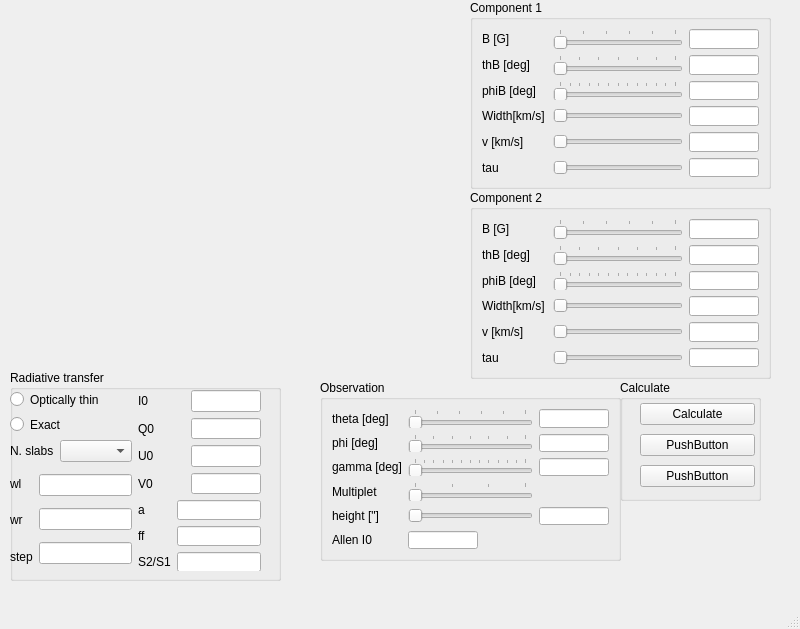
<?xml version="1.0" encoding="UTF-8"?>
<ui version="4.0">
 <class>MainWindow</class>
 <widget class="QMainWindow" name="MainWindow">
  <property name="geometry">
   <rect>
    <x>0</x>
    <y>0</y>
    <width>800</width>
    <height>629</height>
   </rect>
  </property>
  <property name="windowTitle">
   <string>MainWindow</string>
  </property>
  <widget class="QWidget" name="centralwidget">
   <widget class="QGroupBox" name="groupBox">
    <property name="geometry">
     <rect>
      <x>10</x>
      <y>370</y>
      <width>271</width>
      <height>211</height>
     </rect>
    </property>
    <property name="title">
     <string>Radiative transfer</string>
    </property>
    <widget class="QWidget" name="">
     <property name="geometry">
      <rect>
       <x>0</x>
       <y>20</y>
       <width>251</width>
       <height>181</height>
      </rect>
     </property>
     <layout class="QGridLayout" name="gridLayout_5">
      <item row="0" column="0">
       <layout class="QGridLayout" name="gridLayout">
        <item row="1" column="0">
         <widget class="QLabel" name="label_13">
          <property name="text">
           <string>N. slabs</string>
          </property>
         </widget>
        </item>
        <item row="1" column="1">
         <widget class="QComboBox" name="nSlabs">
          <property name="maxVisibleItems">
           <number>4</number>
          </property>
          <property name="maxCount">
           <number>4</number>
          </property>
         </widget>
        </item>
        <item row="0" column="0" colspan="2">
         <layout class="QVBoxLayout" name="verticalLayout">
          <item>
           <widget class="QRadioButton" name="opticallyThinRT">
            <property name="text">
             <string>Optically thin</string>
            </property>
           </widget>
          </item>
          <item>
           <widget class="QRadioButton" name="exactRT">
            <property name="text">
             <string>Exact</string>
            </property>
           </widget>
          </item>
         </layout>
        </item>
       </layout>
      </item>
      <item row="0" column="1" rowspan="2">
       <layout class="QHBoxLayout" name="horizontalLayout_2">
        <item>
         <layout class="QVBoxLayout" name="verticalLayout_3">
          <item>
           <widget class="QLabel" name="label_19">
            <property name="text">
             <string>I0</string>
            </property>
           </widget>
          </item>
          <item>
           <widget class="QLabel" name="label_20">
            <property name="text">
             <string>Q0</string>
            </property>
           </widget>
          </item>
          <item>
           <widget class="QLabel" name="label_21">
            <property name="text">
             <string>U0</string>
            </property>
           </widget>
          </item>
          <item>
           <widget class="QLabel" name="label_22">
            <property name="text">
             <string>V0</string>
            </property>
           </widget>
          </item>
         </layout>
        </item>
        <item>
         <layout class="QVBoxLayout" name="verticalLayout_4">
          <item>
           <widget class="QLineEdit" name="lineEdit_5">
            <property name="sizePolicy">
             <sizepolicy hsizetype="Expanding" vsizetype="Fixed">
              <horstretch>0</horstretch>
              <verstretch>0</verstretch>
             </sizepolicy>
            </property>
            <property name="maximumSize">
             <size>
              <width>70</width>
              <height>16777215</height>
             </size>
            </property>
           </widget>
          </item>
          <item>
           <widget class="QLineEdit" name="lineEdit_6">
            <property name="maximumSize">
             <size>
              <width>70</width>
              <height>16777215</height>
             </size>
            </property>
           </widget>
          </item>
          <item>
           <widget class="QLineEdit" name="lineEdit_7">
            <property name="maximumSize">
             <size>
              <width>70</width>
              <height>16777215</height>
             </size>
            </property>
           </widget>
          </item>
          <item>
           <widget class="QLineEdit" name="lineEdit_8">
            <property name="maximumSize">
             <size>
              <width>70</width>
              <height>16777215</height>
             </size>
            </property>
           </widget>
          </item>
         </layout>
        </item>
       </layout>
      </item>
      <item row="1" column="0" rowspan="2">
       <layout class="QHBoxLayout" name="horizontalLayout">
        <item>
         <layout class="QVBoxLayout" name="verticalLayout_6">
          <item>
           <widget class="QLabel" name="label_23">
            <property name="text">
             <string>wl</string>
            </property>
           </widget>
          </item>
          <item>
           <widget class="QLabel" name="label_24">
            <property name="text">
             <string>wr</string>
            </property>
           </widget>
          </item>
          <item>
           <widget class="QLabel" name="label_25">
            <property name="text">
             <string>step</string>
            </property>
           </widget>
          </item>
         </layout>
        </item>
        <item>
         <layout class="QVBoxLayout" name="verticalLayout_5">
          <item>
           <widget class="QLineEdit" name="wlEdit"/>
          </item>
          <item>
           <widget class="QLineEdit" name="wrEdit"/>
          </item>
          <item>
           <widget class="QLineEdit" name="stepEdit"/>
          </item>
         </layout>
        </item>
       </layout>
      </item>
      <item row="2" column="1">
       <layout class="QHBoxLayout" name="horizontalLayout_3">
        <item>
         <layout class="QVBoxLayout" name="verticalLayout_7">
          <item>
           <widget class="QLabel" name="label_26">
            <property name="text">
             <string>a</string>
            </property>
           </widget>
          </item>
          <item>
           <widget class="QLabel" name="label_27">
            <property name="text">
             <string>ff</string>
            </property>
           </widget>
          </item>
          <item>
           <widget class="QLabel" name="label_28">
            <property name="text">
             <string>S2/S1</string>
            </property>
           </widget>
          </item>
         </layout>
        </item>
        <item>
         <layout class="QVBoxLayout" name="verticalLayout_8">
          <item>
           <widget class="QLineEdit" name="aEdit"/>
          </item>
          <item>
           <widget class="QLineEdit" name="ffEdit"/>
          </item>
          <item>
           <widget class="QLineEdit" name="ratioEdit"/>
          </item>
         </layout>
        </item>
       </layout>
      </item>
     </layout>
    </widget>
   </widget>
   <widget class="QGroupBox" name="groupBox_2">
    <property name="geometry">
     <rect>
      <x>470</x>
      <y>0</y>
      <width>301</width>
      <height>189</height>
     </rect>
    </property>
    <property name="title">
     <string>Component 1</string>
    </property>
    <layout class="QGridLayout" name="gridLayout_2">
     <item row="5" column="1" colspan="2">
      <widget class="QSlider" name="tau1">
       <property name="orientation">
        <enum>Qt::Horizontal</enum>
       </property>
      </widget>
     </item>
     <item row="5" column="0">
      <widget class="QLabel" name="label_9">
       <property name="text">
        <string>tau</string>
       </property>
      </widget>
     </item>
     <item row="4" column="1" colspan="2">
      <widget class="QSlider" name="v1">
       <property name="orientation">
        <enum>Qt::Horizontal</enum>
       </property>
      </widget>
     </item>
     <item row="2" column="0">
      <widget class="QLabel" name="label_3">
       <property name="text">
        <string>phiB [deg]</string>
       </property>
      </widget>
     </item>
     <item row="4" column="0">
      <widget class="QLabel" name="label_8">
       <property name="text">
        <string>v [km/s]</string>
       </property>
      </widget>
     </item>
     <item row="3" column="0">
      <widget class="QLabel" name="label_7">
       <property name="text">
        <string>Width[km/s]</string>
       </property>
      </widget>
     </item>
     <item row="1" column="1" colspan="2">
      <widget class="QSlider" name="thB1">
       <property name="maximum">
        <number>180</number>
       </property>
       <property name="orientation">
        <enum>Qt::Horizontal</enum>
       </property>
       <property name="tickPosition">
        <enum>QSlider::TicksAbove</enum>
       </property>
       <property name="tickInterval">
        <number>30</number>
       </property>
      </widget>
     </item>
     <item row="2" column="1" colspan="2">
      <widget class="QSlider" name="chiB1">
       <property name="maximum">
        <number>360</number>
       </property>
       <property name="orientation">
        <enum>Qt::Horizontal</enum>
       </property>
       <property name="tickPosition">
        <enum>QSlider::TicksAbove</enum>
       </property>
       <property name="tickInterval">
        <number>30</number>
       </property>
      </widget>
     </item>
     <item row="1" column="0">
      <widget class="QLabel" name="label_2">
       <property name="text">
        <string>thB [deg]</string>
       </property>
      </widget>
     </item>
     <item row="0" column="1" colspan="2">
      <widget class="QSlider" name="B1">
       <property name="maximum">
        <number>500</number>
       </property>
       <property name="orientation">
        <enum>Qt::Horizontal</enum>
       </property>
       <property name="tickPosition">
        <enum>QSlider::TicksAbove</enum>
       </property>
       <property name="tickInterval">
        <number>100</number>
       </property>
      </widget>
     </item>
     <item row="3" column="1" colspan="2">
      <widget class="QSlider" name="width1">
       <property name="orientation">
        <enum>Qt::Horizontal</enum>
       </property>
      </widget>
     </item>
     <item row="0" column="0">
      <widget class="QLabel" name="label">
       <property name="text">
        <string>B [G]</string>
       </property>
      </widget>
     </item>
     <item row="0" column="3">
      <widget class="QLineEdit" name="B1Edit">
       <property name="sizePolicy">
        <sizepolicy hsizetype="Fixed" vsizetype="Fixed">
         <horstretch>0</horstretch>
         <verstretch>0</verstretch>
        </sizepolicy>
       </property>
       <property name="maximumSize">
        <size>
         <width>70</width>
         <height>16777215</height>
        </size>
       </property>
       <property name="maxLength">
        <number>7</number>
       </property>
      </widget>
     </item>
     <item row="2" column="3">
      <widget class="QLineEdit" name="phiB1Edit">
       <property name="sizePolicy">
        <sizepolicy hsizetype="Fixed" vsizetype="Fixed">
         <horstretch>0</horstretch>
         <verstretch>0</verstretch>
        </sizepolicy>
       </property>
       <property name="maximumSize">
        <size>
         <width>70</width>
         <height>16777215</height>
        </size>
       </property>
       <property name="maxLength">
        <number>7</number>
       </property>
      </widget>
     </item>
     <item row="3" column="3">
      <widget class="QLineEdit" name="width1Edit">
       <property name="sizePolicy">
        <sizepolicy hsizetype="Fixed" vsizetype="Fixed">
         <horstretch>0</horstretch>
         <verstretch>0</verstretch>
        </sizepolicy>
       </property>
       <property name="maximumSize">
        <size>
         <width>70</width>
         <height>16777215</height>
        </size>
       </property>
       <property name="maxLength">
        <number>7</number>
       </property>
      </widget>
     </item>
     <item row="5" column="3">
      <widget class="QLineEdit" name="tau1Edit">
       <property name="sizePolicy">
        <sizepolicy hsizetype="Fixed" vsizetype="Fixed">
         <horstretch>0</horstretch>
         <verstretch>0</verstretch>
        </sizepolicy>
       </property>
       <property name="maximumSize">
        <size>
         <width>70</width>
         <height>16777215</height>
        </size>
       </property>
       <property name="maxLength">
        <number>7</number>
       </property>
      </widget>
     </item>
     <item row="4" column="3">
      <widget class="QLineEdit" name="v1Edit">
       <property name="sizePolicy">
        <sizepolicy hsizetype="Fixed" vsizetype="Fixed">
         <horstretch>0</horstretch>
         <verstretch>0</verstretch>
        </sizepolicy>
       </property>
       <property name="maximumSize">
        <size>
         <width>70</width>
         <height>16777215</height>
        </size>
       </property>
       <property name="maxLength">
        <number>7</number>
       </property>
      </widget>
     </item>
     <item row="1" column="3">
      <widget class="QLineEdit" name="thB1Edit">
       <property name="sizePolicy">
        <sizepolicy hsizetype="Fixed" vsizetype="Fixed">
         <horstretch>0</horstretch>
         <verstretch>0</verstretch>
        </sizepolicy>
       </property>
       <property name="maximumSize">
        <size>
         <width>70</width>
         <height>16777215</height>
        </size>
       </property>
       <property name="maxLength">
        <number>7</number>
       </property>
      </widget>
     </item>
    </layout>
   </widget>
   <widget class="QWidget" name="widget" native="true">
    <property name="geometry">
     <rect>
      <x>0</x>
      <y>0</y>
      <width>461</width>
      <height>361</height>
     </rect>
    </property>
   </widget>
   <widget class="QGroupBox" name="groupBox_3">
    <property name="geometry">
     <rect>
      <x>470</x>
      <y>190</y>
      <width>301</width>
      <height>189</height>
     </rect>
    </property>
    <property name="title">
     <string>Component 2</string>
    </property>
    <layout class="QGridLayout" name="gridLayout_3">
     <item row="5" column="1" colspan="2">
      <widget class="QSlider" name="tau2">
       <property name="orientation">
        <enum>Qt::Horizontal</enum>
       </property>
      </widget>
     </item>
     <item row="5" column="0">
      <widget class="QLabel" name="label_10">
       <property name="text">
        <string>tau</string>
       </property>
      </widget>
     </item>
     <item row="4" column="1" colspan="2">
      <widget class="QSlider" name="v2">
       <property name="orientation">
        <enum>Qt::Horizontal</enum>
       </property>
      </widget>
     </item>
     <item row="2" column="0">
      <widget class="QLabel" name="label_4">
       <property name="text">
        <string>phiB [deg]</string>
       </property>
      </widget>
     </item>
     <item row="4" column="0">
      <widget class="QLabel" name="label_11">
       <property name="text">
        <string>v [km/s]</string>
       </property>
      </widget>
     </item>
     <item row="3" column="0">
      <widget class="QLabel" name="label_12">
       <property name="text">
        <string>Width[km/s]</string>
       </property>
      </widget>
     </item>
     <item row="0" column="0">
      <widget class="QLabel" name="label_5">
       <property name="text">
        <string>B [G]</string>
       </property>
      </widget>
     </item>
     <item row="3" column="1" colspan="2">
      <widget class="QSlider" name="width2">
       <property name="orientation">
        <enum>Qt::Horizontal</enum>
       </property>
      </widget>
     </item>
     <item row="2" column="1" colspan="2">
      <widget class="QSlider" name="chiB2">
       <property name="maximum">
        <number>360</number>
       </property>
       <property name="orientation">
        <enum>Qt::Horizontal</enum>
       </property>
       <property name="tickPosition">
        <enum>QSlider::TicksAbove</enum>
       </property>
       <property name="tickInterval">
        <number>30</number>
       </property>
      </widget>
     </item>
     <item row="0" column="1" colspan="2">
      <widget class="QSlider" name="B2">
       <property name="maximum">
        <number>500</number>
       </property>
       <property name="orientation">
        <enum>Qt::Horizontal</enum>
       </property>
       <property name="tickPosition">
        <enum>QSlider::TicksAbove</enum>
       </property>
       <property name="tickInterval">
        <number>100</number>
       </property>
      </widget>
     </item>
     <item row="1" column="0">
      <widget class="QLabel" name="label_6">
       <property name="text">
        <string>thB [deg]</string>
       </property>
      </widget>
     </item>
     <item row="1" column="1" colspan="2">
      <widget class="QSlider" name="thB2">
       <property name="maximum">
        <number>180</number>
       </property>
       <property name="orientation">
        <enum>Qt::Horizontal</enum>
       </property>
       <property name="tickPosition">
        <enum>QSlider::TicksAbove</enum>
       </property>
       <property name="tickInterval">
        <number>30</number>
       </property>
      </widget>
     </item>
     <item row="0" column="3">
      <widget class="QLineEdit" name="B2Edit">
       <property name="sizePolicy">
        <sizepolicy hsizetype="Fixed" vsizetype="Fixed">
         <horstretch>0</horstretch>
         <verstretch>0</verstretch>
        </sizepolicy>
       </property>
       <property name="maximumSize">
        <size>
         <width>70</width>
         <height>16777215</height>
        </size>
       </property>
       <property name="maxLength">
        <number>7</number>
       </property>
      </widget>
     </item>
     <item row="1" column="3">
      <widget class="QLineEdit" name="thB2Edit">
       <property name="sizePolicy">
        <sizepolicy hsizetype="Fixed" vsizetype="Fixed">
         <horstretch>0</horstretch>
         <verstretch>0</verstretch>
        </sizepolicy>
       </property>
       <property name="maximumSize">
        <size>
         <width>70</width>
         <height>16777215</height>
        </size>
       </property>
       <property name="maxLength">
        <number>7</number>
       </property>
      </widget>
     </item>
     <item row="2" column="3">
      <widget class="QLineEdit" name="phiB2Edit">
       <property name="sizePolicy">
        <sizepolicy hsizetype="Fixed" vsizetype="Fixed">
         <horstretch>0</horstretch>
         <verstretch>0</verstretch>
        </sizepolicy>
       </property>
       <property name="maximumSize">
        <size>
         <width>70</width>
         <height>16777215</height>
        </size>
       </property>
       <property name="maxLength">
        <number>7</number>
       </property>
      </widget>
     </item>
     <item row="3" column="3">
      <widget class="QLineEdit" name="width2Edit">
       <property name="sizePolicy">
        <sizepolicy hsizetype="Fixed" vsizetype="Fixed">
         <horstretch>0</horstretch>
         <verstretch>0</verstretch>
        </sizepolicy>
       </property>
       <property name="maximumSize">
        <size>
         <width>70</width>
         <height>16777215</height>
        </size>
       </property>
       <property name="maxLength">
        <number>7</number>
       </property>
      </widget>
     </item>
     <item row="5" column="3">
      <widget class="QLineEdit" name="tau2Edit">
       <property name="sizePolicy">
        <sizepolicy hsizetype="Fixed" vsizetype="Fixed">
         <horstretch>0</horstretch>
         <verstretch>0</verstretch>
        </sizepolicy>
       </property>
       <property name="maximumSize">
        <size>
         <width>70</width>
         <height>16777215</height>
        </size>
       </property>
       <property name="maxLength">
        <number>7</number>
       </property>
      </widget>
     </item>
     <item row="4" column="3">
      <widget class="QLineEdit" name="v2Edit">
       <property name="sizePolicy">
        <sizepolicy hsizetype="Fixed" vsizetype="Fixed">
         <horstretch>0</horstretch>
         <verstretch>0</verstretch>
        </sizepolicy>
       </property>
       <property name="maximumSize">
        <size>
         <width>70</width>
         <height>16777215</height>
        </size>
       </property>
       <property name="maxLength">
        <number>7</number>
       </property>
      </widget>
     </item>
    </layout>
   </widget>
   <widget class="QGroupBox" name="groupBox_5">
    <property name="geometry">
     <rect>
      <x>620</x>
      <y>380</y>
      <width>141</width>
      <height>121</height>
     </rect>
    </property>
    <property name="title">
     <string>Calculate</string>
    </property>
    <widget class="QWidget" name="">
     <property name="geometry">
      <rect>
       <x>20</x>
       <y>20</y>
       <width>115</width>
       <height>92</height>
      </rect>
     </property>
     <layout class="QVBoxLayout" name="verticalLayout_2">
      <item>
       <widget class="QPushButton" name="pushButton">
        <property name="text">
         <string>Calculate</string>
        </property>
       </widget>
      </item>
      <item>
       <widget class="QPushButton" name="pushButton_2">
        <property name="text">
         <string>PushButton</string>
        </property>
       </widget>
      </item>
      <item>
       <widget class="QPushButton" name="pushButton_3">
        <property name="text">
         <string>PushButton</string>
        </property>
       </widget>
      </item>
     </layout>
    </widget>
   </widget>
   <widget class="QGroupBox" name="groupBox_4">
    <property name="geometry">
     <rect>
      <x>320</x>
      <y>380</y>
      <width>301</width>
      <height>181</height>
     </rect>
    </property>
    <property name="title">
     <string>Observation</string>
    </property>
    <layout class="QGridLayout" name="gridLayout_4">
     <item row="2" column="0">
      <widget class="QLabel" name="label_14">
       <property name="text">
        <string>gamma [deg]</string>
       </property>
      </widget>
     </item>
     <item row="4" column="1" colspan="2">
      <widget class="QSlider" name="height">
       <property name="orientation">
        <enum>Qt::Horizontal</enum>
       </property>
      </widget>
     </item>
     <item row="0" column="1" colspan="2">
      <widget class="QSlider" name="thetaObs">
       <property name="maximum">
        <number>500</number>
       </property>
       <property name="orientation">
        <enum>Qt::Horizontal</enum>
       </property>
       <property name="tickPosition">
        <enum>QSlider::TicksAbove</enum>
       </property>
       <property name="tickInterval">
        <number>100</number>
       </property>
      </widget>
     </item>
     <item row="3" column="1" colspan="2">
      <widget class="QSlider" name="multiplet">
       <property name="maximum">
        <number>3</number>
       </property>
       <property name="orientation">
        <enum>Qt::Horizontal</enum>
       </property>
       <property name="tickPosition">
        <enum>QSlider::TicksAbove</enum>
       </property>
       <property name="tickInterval">
        <number>1</number>
       </property>
      </widget>
     </item>
     <item row="0" column="0">
      <widget class="QLabel" name="label_17">
       <property name="text">
        <string>theta [deg]</string>
       </property>
      </widget>
     </item>
     <item row="1" column="1" colspan="2">
      <widget class="QSlider" name="phiObs">
       <property name="maximum">
        <number>180</number>
       </property>
       <property name="orientation">
        <enum>Qt::Horizontal</enum>
       </property>
       <property name="tickPosition">
        <enum>QSlider::TicksAbove</enum>
       </property>
       <property name="tickInterval">
        <number>30</number>
       </property>
      </widget>
     </item>
     <item row="1" column="0">
      <widget class="QLabel" name="label_18">
       <property name="text">
        <string>phi [deg]</string>
       </property>
      </widget>
     </item>
     <item row="2" column="3">
      <widget class="QLineEdit" name="lineEdit_3">
       <property name="sizePolicy">
        <sizepolicy hsizetype="Fixed" vsizetype="Fixed">
         <horstretch>0</horstretch>
         <verstretch>0</verstretch>
        </sizepolicy>
       </property>
       <property name="maximumSize">
        <size>
         <width>70</width>
         <height>16777215</height>
        </size>
       </property>
       <property name="maxLength">
        <number>7</number>
       </property>
      </widget>
     </item>
     <item row="3" column="0">
      <widget class="QLabel" name="label_16">
       <property name="text">
        <string>Multiplet</string>
       </property>
      </widget>
     </item>
     <item row="4" column="0">
      <widget class="QLabel" name="label_15">
       <property name="text">
        <string>height [&quot;]</string>
       </property>
      </widget>
     </item>
     <item row="2" column="1" colspan="2">
      <widget class="QSlider" name="gammaObs">
       <property name="maximum">
        <number>360</number>
       </property>
       <property name="orientation">
        <enum>Qt::Horizontal</enum>
       </property>
       <property name="tickPosition">
        <enum>QSlider::TicksAbove</enum>
       </property>
       <property name="tickInterval">
        <number>30</number>
       </property>
      </widget>
     </item>
     <item row="1" column="3">
      <widget class="QLineEdit" name="lineEdit_2">
       <property name="sizePolicy">
        <sizepolicy hsizetype="Fixed" vsizetype="Fixed">
         <horstretch>0</horstretch>
         <verstretch>0</verstretch>
        </sizepolicy>
       </property>
       <property name="maximumSize">
        <size>
         <width>70</width>
         <height>16777215</height>
        </size>
       </property>
       <property name="maxLength">
        <number>7</number>
       </property>
      </widget>
     </item>
     <item row="0" column="3">
      <widget class="QLineEdit" name="lineEdit">
       <property name="sizePolicy">
        <sizepolicy hsizetype="Fixed" vsizetype="Fixed">
         <horstretch>0</horstretch>
         <verstretch>0</verstretch>
        </sizepolicy>
       </property>
       <property name="maximumSize">
        <size>
         <width>70</width>
         <height>16777215</height>
        </size>
       </property>
       <property name="maxLength">
        <number>7</number>
       </property>
      </widget>
     </item>
     <item row="4" column="3">
      <widget class="QLineEdit" name="lineEdit_4">
       <property name="sizePolicy">
        <sizepolicy hsizetype="Fixed" vsizetype="Fixed">
         <horstretch>0</horstretch>
         <verstretch>0</verstretch>
        </sizepolicy>
       </property>
       <property name="maximumSize">
        <size>
         <width>70</width>
         <height>16777215</height>
        </size>
       </property>
       <property name="maxLength">
        <number>7</number>
       </property>
      </widget>
     </item>
     <item row="5" column="0">
      <widget class="QLabel" name="label_29">
       <property name="text">
        <string>Allen I0</string>
       </property>
      </widget>
     </item>
     <item row="5" column="1">
      <widget class="QLineEdit" name="allenEdit">
       <property name="sizePolicy">
        <sizepolicy hsizetype="Fixed" vsizetype="Fixed">
         <horstretch>0</horstretch>
         <verstretch>0</verstretch>
        </sizepolicy>
       </property>
       <property name="maximumSize">
        <size>
         <width>70</width>
         <height>16777215</height>
        </size>
       </property>
       <property name="maxLength">
        <number>7</number>
       </property>
      </widget>
     </item>
    </layout>
   </widget>
  </widget>
  <widget class="QMenuBar" name="menubar">
   <property name="geometry">
    <rect>
     <x>0</x>
     <y>0</y>
     <width>800</width>
     <height>23</height>
    </rect>
   </property>
  </widget>
  <widget class="QStatusBar" name="statusbar"/>
 </widget>
 <resources/>
 <connections/>
 <buttongroups>
  <buttongroup name="buttonGroup"/>
 </buttongroups>
</ui>
